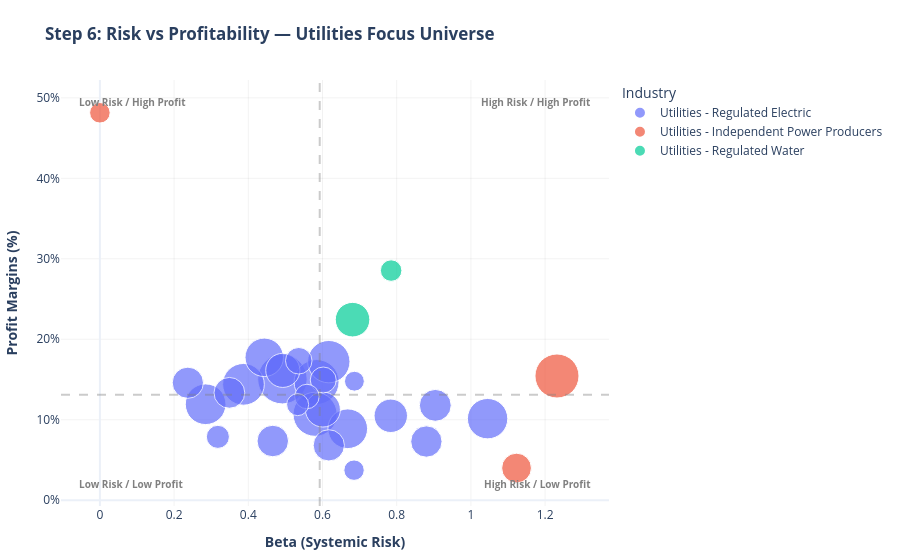

The notebook cell this image was saved under:
### Markdown cell above
## Step 5 — Focus Industry Selection and Analytical Rationale

Based on the distributional evidence from Steps 3 and 4, I selected three industries
using a **contrast-driven approach**: one high-risk merchant segment, one large regulated
benchmark, and one ultra-defensive water monopoly. Together they form a natural experiment
for observing how different business models respond to geopolitical shocks.

---

### Selected industries

#### Utilities — Independent Power Producers (IPP)

**Data insight:** This is the highest-risk segment in the dataset despite containing only
$n=3$ companies. The standard deviation of Beta (0.68) is the largest of any industry —
reflecting extreme heterogeneity: Talen Energy (Beta ≈ 0.000, a re-listing artefact),
Vistra (Beta > 1.1), and NRG (Beta > 1.1). The Debt-to-Equity ratio reaches 443%,
making earnings highly sensitive to input cost shocks. Included precisely because of this
risk profile — it is the "seismograph" industry for geopolitical events.

#### Utilities — Regulated Electric

**Data insight:** The statistical benchmark of the dataset ($n=25$). Companies cluster
tightly around a median Beta of 0.57 and profit margins of ~12%, reflecting the
predictability of rate-regulated revenues. Its large sample size provides the most
reliable industry-level signal in the universe.

#### Utilities — Regulated Water

**Data insight:** The defensive extreme ($n=2$: AWK and WTRG). Only two companies
populate this niche, suggesting a natural-monopoly or tight-oligopoly structure.
Profit margins range from 22% to 28% — the highest and most stable in the entire focus
group. Included as a "control group" theoretically isolated from fossil-fuel price shocks.

---

### Dropped industries

#### Utilities — Renewable

Dropped due to **transition-phase instability**. GE Vernova (GEV) has a 92B market cap
but Beta ≈ 0.000, signalling that its price history is too short to compute a meaningful
correlation with the S&P 500. Profit margins are significantly below the regulated
benchmarks. This sector is driven by CapEx cycles and policy risk, not operational
cash-flow stability — a different analytical story from the one we are telling.

#### Utilities — Regulated Gas

Dropped to avoid **statistical redundancy**. Mean Beta (0.78) and profit margins overlap
substantially with both Regulated Electric and Regulated Water. Keeping it would add
companies without adding a new risk/return dimension to the analysis.

#### Utilities — Diversified

Dropped due to **signal dilution** (the conglomerate effect). Companies such as Sempra
and AES cluster near the sector medians on every metric. Their multi-line business models
(mixing electric, gas, and infrastructure) mask the pure-play signals we need to isolate
the impact of a specific geopolitical event on a single operational structure.

### Code cell
# ==============================================================================
# Step 6 — Bubble Chart: Risk vs Profitability
# ==============================================================================
#
# ENCODING CHOICES AND WHAT EACH REVEALS
# ────────────────────────────────────────
# X-AXIS  → Beta (systemic risk):
#   Reveals how much each stock moves relative to the S&P 500.
#   High beta = amplified market swings; low beta = defensive behaviour.
#
# Y-AXIS  → Profit Margins (%):
#   Reveals operational efficiency — the company's ability to convert
#   revenue into net income under cost pressure.
#
# BUBBLE SIZE → Market Capitalisation (B):
#   Reveals the economic weight and market importance of each company.
#   Large bubbles dominate capital flows; small bubbles are niche players.
#
# BUBBLE COLOR → Industry (categorical):
#   FIX: Using industry instead of beta avoids redundant encoding
#   (beta was already on the X-axis). Color now adds a genuinely new
#   dimension, making it easy to see whether industries cluster together
#   or are dispersed across quadrants.
#
# QUADRANT LOGIC
# ──────────────
# Dividing lines are the medians of beta and profit_margins within the
# focus universe. This produces four quadrants:
#   Top-left    → Low Risk / High Profit   (defensive leaders)
#   Top-right   → High Risk / High Profit  (aggressive winners)
#   Bottom-left → Low Risk / Low Profit    (stable but thin margins)
#   Bottom-right→ High Risk / Low Profit   (most vulnerable)
# ==============================================================================

import plotly.express as px
import plotly.graph_objects as go

x_mid = focus_df['beta'].median()
y_mid = focus_df['profit_margins'].median()

fig = px.scatter(
    focus_df,
    x='beta',
    y='profit_margins',
    size='market_cap_b',
    color='industry',                         # FIX: categorical color, not beta
    hover_name='company_name',
    hover_data={
        'symbol':         True,
        'industry':       True,
        'beta':           ':.3f',
        'profit_margins': ':.2%',
        'market_cap_b':   ':.1f',
    },
    title='<b>Step 6: Risk vs Profitability — Utilities Focus Universe</b>',
    labels={
        'beta':           'Beta (Systemic Risk)',
        'profit_margins': 'Profit Margins',
        'market_cap_b':   'Market Cap (B)',
    },
    template='plotly_white',
    size_max=35,
)

# Quadrant dividing lines
fig.add_vline(x=x_mid, line_dash='dash', line_color='grey', opacity=0.4)
fig.add_hline(y=y_mid, line_dash='dash', line_color='grey', opacity=0.4)

# FIX: quadrant labels anchored in paper (axis-fraction) coordinates so they
# never overlap with data points regardless of the actual data range.
quadrant_labels = [
    (0.97, 0.97, 'right', 'top',    '<b>High Risk / High Profit</b>'),
    (0.03, 0.97, 'left',  'top',    '<b>Low Risk / High Profit</b>'),
    (0.97, 0.03, 'right', 'bottom', '<b>High Risk / Low Profit</b>'),
    (0.03, 0.03, 'left',  'bottom', '<b>Low Risk / Low Profit</b>'),
]
for xp, yp, xanchor, yanchor, text in quadrant_labels:
    fig.add_annotation(
        x=xp, y=yp, xref='paper', yref='paper',
        text=text, showarrow=False,
        xanchor=xanchor, yanchor=yanchor,
        font=dict(size=10, color='gray')
    )

fig.update_layout(
    xaxis=dict(title='<b>Beta (Systemic Risk)</b>',   gridcolor='rgba(0,0,0,0.05)'),
    yaxis=dict(title='<b>Profit Margins (%)</b>',
               tickformat='.0%',                      gridcolor='rgba(0,0,0,0.05)'),
    margin=dict(l=40, r=40, t=80, b=40),
    legend=dict(title='Industry'),
)

fig.show()

### Figure 1 — Plotly figure (JSON) as saved in the notebook; plotly's stock layout.template omitted (floating-point values rounded to 4 significant figures)
{"data": [{"customdata": [["AEP", "Utilities - Regulated Electric", 56.68], ["D", "Utilities - Regulated Electric", 46.85], ["EXC", "Utilities - Regulated Electric", 45.02], ["PEG", "Utilities - Regulated Electric", 41.53], ["XEL", "Utilities - Regulated Electric", 40.27], ["ED", "Utilities - Regulated Electric", 38.3], ["PCG", "Utilities - Regulated Electric", 37.73], ["ETR", "Utilities - Regulated Electric", 36.46], ["WEC", "Utilities - Regulated Electric", 34.26], ["DTE", "Utilities - Regulated Electric", 28.45], ["AEE", "Utilities - Regulated Electric", 26.98], ["PPL", "Utilities - Regulated Electric", 25.83], ["CNP", "Utilities - Regulated Electric", 23.47], ["FE", "Utilities - Regulated Electric", 22.96], ["EIX", "Utilities - Regulated Electric", 22.69], ["ES", "Utilities - Regulated Electric", 22.59], ["FTS", "Utilities - Regulated Electric", 22.58], ["CMS", "Utilities - Regulated Electric", 22.02], ["LNT", "Utilities - Regulated Electric", 16.31], ["EVRG", "Utilities - Regulated Electric", 15.63], ["AGR", "Utilities - Regulated Electric", 13.94], ["EMRAF", "Utilities - Regulated Electric", 12.3], ["PNW", "Utilities - Regulated Electric", 11.22], ["KEP", "Utilities - Regulated Electric", 9.642], ["OGE", "Utilities - Regulated Electric", 9.104]], "hovertemplate": "<b>%{hovertext}</b><br><br>industry=%{customdata[1]}<br>Beta (Systemic Risk)=%{x:.3f}<br>Profit Margins=%{y:.2%}<br>Market Cap (B)=%{customdata[2]:.1f}<br>symbol=%{customdata[0]}<extra></extra>", "hovertext": ["American Electric Power Company", "Dominion Energy, Inc.", "Exelon Corporation", "Public Service Enterprise Group", "Xcel Energy Inc.", "Consolidated Edison, Inc.", "Pacific Gas & Electric Co.", "Entergy Corporation", "WEC Energy Group, Inc.", "DTE Energy Company", "Ameren Corporation", "PPL Corporation", "CenterPoint Energy, Inc (Holdin", "FirstEnergy Corp.", "Edison International", "Eversource Energy (D/B/A)", "Fortis Inc.", "CMS Energy Corporation", "Alliant Energy Corporation", "Evergy, Inc.", "Avangrid, Inc.", "Emera Inc.", "Pinnacle West Capital Corporati", "Korea Electric Power Corporatio", "OGE Energy Corp"], "legendgroup": "Utilities - Regulated Electric", "marker": {"color": "#636efa", "size": [56.68, 46.85, 45.02, 41.53, 40.27, 38.3, 37.73, 36.46, 34.26, 28.45, 26.98, 25.83, 23.47, 22.96, 22.69, 22.59, 22.58, 22.02, 16.31, 15.63, 13.94, 12.3, 11.22, 9.642, 9.104], "sizemode": "area", "sizeref": 0.04627, "symbol": "circle"}, "mode": "markers", "name": "Utilities - Regulated Electric", "orientation": "v", "showlegend": true, "type": "scatter", "x": [0.492, 0.584, 0.58, 0.617, 0.387, 0.285, 1.045, 0.668, 0.443, 0.601, 0.493, 0.784, 0.904, 0.466, 0.88, 0.617, 0.237, 0.349, 0.536, 0.602, 0.558, 0.318, 0.533, 0.685, 0.686], "xaxis": "x", "y": [0.1505, 0.1469, 0.1068, 0.1722, 0.144, 0.1193, 0.1014, 0.08886, 0.1776, 0.1127, 0.1614, 0.1049, 0.1179, 0.07361, 0.07296, 0.0682, 0.146, 0.1335, 0.1733, 0.1494, 0.1289, 0.07875, 0.1188, 0.03738, 0.1479], "yaxis": "y"}, {"customdata": [["VST", "Utilities - Independent Power Producers", 44.87], ["NRG", "Utilities - Independent Power Producers", 20.5], ["TLN", "Utilities - Independent Power Producers", 9.776]], "hovertemplate": "<b>%{hovertext}</b><br><br>industry=%{customdata[1]}<br>Beta (Systemic Risk)=%{x:.3f}<br>Profit Margins=%{y:.2%}<br>Market Cap (B)=%{customdata[2]:.1f}<br>symbol=%{customdata[0]}<extra></extra>", "hovertext": ["Vistra Corp.", "NRG Energy, Inc.", "Talen Energy Corporation"], "legendgroup": "Utilities - Independent Power Producers", "marker": {"color": "#EF553B", "size": [44.87, 20.5, 9.776], "sizemode": "area", "sizeref": 0.04627, "symbol": "circle"}, "mode": "markers", "name": "Utilities - Independent Power Producers", "orientation": "v", "showlegend": true, "type": "scatter", "x": [1.232, 1.123, 0.0], "xaxis": "x", "y": [0.1544, 0.03999, 0.4814], "yaxis": "y"}, {"customdata": [["AWK", "Utilities - Regulated Water", 27.65], ["WTRG", "Utilities - Regulated Water", 10.68]], "hovertemplate": "<b>%{hovertext}</b><br><br>industry=%{customdata[1]}<br>Beta (Systemic Risk)=%{x:.3f}<br>Profit Margins=%{y:.2%}<br>Market Cap (B)=%{customdata[2]:.1f}<br>symbol=%{customdata[0]}<extra></extra>", "hovertext": ["American Water Works Company, I", "Essential Utilities, Inc."], "legendgroup": "Utilities - Regulated Water", "marker": {"color": "#00cc96", "size": [27.65, 10.68], "sizemode": "area", "sizeref": 0.04627, "symbol": "circle"}, "mode": "markers", "name": "Utilities - Regulated Water", "orientation": "v", "showlegend": true, "type": "scatter", "x": [0.681, 0.785], "xaxis": "x", "y": [0.2244, 0.2854], "yaxis": "y"}], "layout": {"annotations": [{"font": {"color": "gray", "size": 10}, "showarrow": false, "text": "<b>High Risk / High Profit</b>", "x": 0.97, "xanchor": "right", "xref": "paper", "y": 0.97, "yanchor": "top", "yref": "paper"}, {"font": {"color": "gray", "size": 10}, "showarrow": false, "text": "<b>Low Risk / High Profit</b>", "x": 0.03, "xanchor": "left", "xref": "paper", "y": 0.97, "yanchor": "top", "yref": "paper"}, {"font": {"color": "gray", "size": 10}, "showarrow": false, "text": "<b>High Risk / Low Profit</b>", "x": 0.97, "xanchor": "right", "xref": "paper", "y": 0.03, "yanchor": "bottom", "yref": "paper"}, {"font": {"color": "gray", "size": 10}, "showarrow": false, "text": "<b>Low Risk / Low Profit</b>", "x": 0.03, "xanchor": "left", "xref": "paper", "y": 0.03, "yanchor": "bottom", "yref": "paper"}], "legend": {"itemsizing": "constant", "title": {"text": "Industry"}, "tracegroupgap": 0}, "margin": {"b": 40, "l": 40, "r": 40, "t": 80}, "shapes": [{"line": {"color": "grey", "dash": "dash"}, "opacity": 0.4, "type": "line", "x0": 0.5925, "x1": 0.5925, "xref": "x", "y0": 0, "y1": 1, "yref": "y domain"}, {"line": {"color": "grey", "dash": "dash"}, "opacity": 0.4, "type": "line", "x0": 0, "x1": 1, "xref": "x domain", "y0": 0.1312, "y1": 0.1312, "yref": "y"}], "title": {"text": "<b>Step 6: Risk vs Profitability — Utilities Focus Universe</b>"}, "xaxis": {"anchor": "y", "domain": [0, 1], "gridcolor": "rgba(0,0,0,0.05)", "title": {"text": "<b>Beta (Systemic Risk)</b>"}}, "yaxis": {"anchor": "x", "domain": [0, 1], "gridcolor": "rgba(0,0,0,0.05)", "tickformat": ".0%", "title": {"text": "<b>Profit Margins (%)</b>"}}}}
